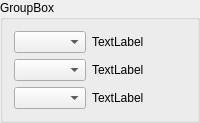
                <widget class="QGroupBox" name="groupbox_sensor1_6">
                 <property name="sizePolicy">
                  <sizepolicy hsizetype="Preferred" vsizetype="Fixed">
                   <horstretch>0</horstretch>
                   <verstretch>0</verstretch>
                  </sizepolicy>
                 </property>
                 <property name="title">
                  <string>GroupBox</string>
                 </property>
                 <layout class="QGridLayout" name="gridLayout_12">
                  <item row="0" column="0">
                   <layout class="QVBoxLayout" name="verlayout_sensor1_8">
                    <property name="sizeConstraint">
                     <enum>QLayout::SetFixedSize</enum>
                    </property>
                    <item>
                     <layout class="QHBoxLayout" name="horlayout_sensor1_20" stretch="2,8">
                      <property name="sizeConstraint">
                       <enum>QLayout::SetFixedSize</enum>
                      </property>
                      <item>
                       <widget class="QComboBox" name="combobox_sensor1_22">
                        <property name="sizePolicy">
                         <sizepolicy hsizetype="Preferred" vsizetype="Fixed">
                          <horstretch>0</horstretch>
                          <verstretch>0</verstretch>
                         </sizepolicy>
                        </property>
                       </widget>
                      </item>
                      <item>
                       <widget class="QLabel" name="lbl_sensor1_41">
                        <property name="sizePolicy">
                         <sizepolicy hsizetype="Preferred" vsizetype="Preferred">
                          <horstretch>0</horstretch>
                          <verstretch>0</verstretch>
                         </sizepolicy>
                        </property>
                        <property name="text">
                         <string>TextLabel</string>
                        </property>
                       </widget>
                      </item>
                     </layout>
                    </item>
                    <item>
                     <layout class="QHBoxLayout" name="horlayout_sensor1_25" stretch="2,8">
                      <property name="sizeConstraint">
                       <enum>QLayout::SetFixedSize</enum>
                      </property>
                      <item>
                       <widget class="QComboBox" name="combobox_sensor1_23">
                        <property name="sizePolicy">
                         <sizepolicy hsizetype="Preferred" vsizetype="Fixed">
                          <horstretch>0</horstretch>
                          <verstretch>0</verstretch>
                         </sizepolicy>
                        </property>
                       </widget>
                      </item>
                      <item>
                       <widget class="QLabel" name="lbl_sensor1_42">
                        <property name="sizePolicy">
                         <sizepolicy hsizetype="Preferred" vsizetype="Preferred">
                          <horstretch>0</horstretch>
                          <verstretch>0</verstretch>
                         </sizepolicy>
                        </property>
                        <property name="text">
                         <string>TextLabel</string>
                        </property>
                       </widget>
                      </item>
                     </layout>
                    </item>
                    <item>
                     <layout class="QHBoxLayout" name="horlayout_sensor1_26" stretch="2,8">
                      <property name="sizeConstraint">
                       <enum>QLayout::SetFixedSize</enum>
                      </property>
                      <item>
                       <widget class="QComboBox" name="combobox_sensor1_24"/>
                      </item>
                      <item>
                       <widget class="QLabel" name="lbl_sensor1_43">
                        <property name="text">
                         <string>TextLabel</string>
                        </property>
                       </widget>
                      </item>
                     </layout>
                    </item>
                   </layout>
                  </item>
                 </layout>
                </widget>
